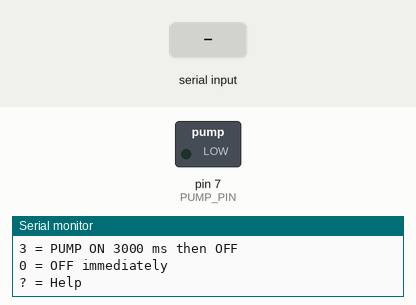
Recording of a sketch running on a simulated Arduino Uno, built with avr-gcc and run on an emulated ATmega328P. Shown: switched loads named in the sketch (green lamp = pin HIGH), the last lines printed to the serial monitor. The test bench sets the inputs (shaded band).

Above: at 1.2 s.
1.3 s: "1\n" received over Serial
At 1.54 s:
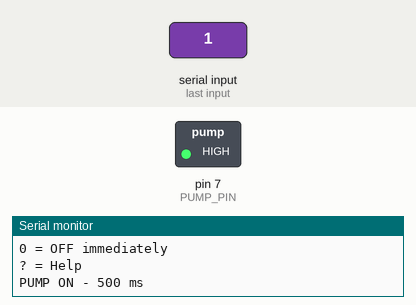
4.7 s: byte 51 ('3') received over Serial
At 5.9 s:
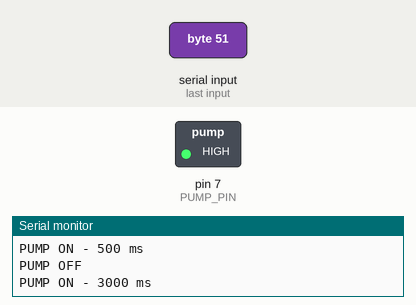
7.7 s: "3\n" received over Serial
At 11.5 s:
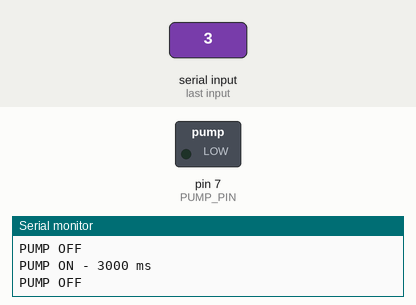
Timing chart, 0 to 11.7 s (numbered marks = the images above; inputs shaded):
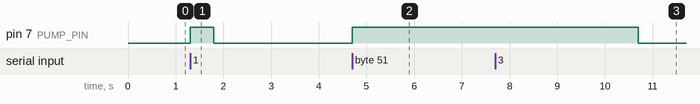

Measured:
- after the input at 1.3 s, pin 7 (PUMP_PIN): LOW → HIGH at once, → LOW 0.50 s later
- after the input at 4.7 s, pin 7 (PUMP_PIN): LOW → HIGH at once
- after the input at 7.7 s, pin 7 (PUMP_PIN): HIGH → LOW after 3.0 s

The sketch:

FOR_CAT_UNO_D7_PUMP_F5305S_TEST.ino
```cpp
/*
  FOR_CAT - Arduino UNO D7 + F5305S water pump test

  F5305S input side:
    UNO D7  -> IN
    UNO GND -> GND (signal input)
  F5305S power/output side:
    DC+ / DC-   -> external DC supply matched to pump rating
    OUT+ / OUT- -> pump + / pump -

  This sketch assumes input is ACTIVE HIGH (IN high = ON),
  as expected when using the module's IN and GND signal terminals.
  Verify on your particular board before connecting the pump.

  Commands (Serial Monitor 115200):
    1: pump 0.5 s
    2: pump 1.5 s
    3: pump 3 s
    0: stop immediately
    ?: print help
  Non-blocking and self-stopping after selected duration.
*/

const byte PUMP_PIN = 7;
const byte PUMP_ON  = HIGH;
const byte PUMP_OFF = LOW;

const unsigned long TEST_1_MS = 500UL;
const unsigned long TEST_2_MS = 1500UL;
const unsigned long TEST_3_MS = 3000UL;

bool pumpRunning = false;
unsigned long startedAt = 0;
unsigned long durationMs = 0;

void stopPump() {
  digitalWrite(PUMP_PIN, PUMP_OFF);
  if (pumpRunning) {
    Serial.println("PUMP OFF");
  }
  pumpRunning = false;
}

void startPump(unsigned long requestedMs) {
  stopPump();
  durationMs = requestedMs;
  startedAt = millis();
  digitalWrite(PUMP_PIN, PUMP_ON);
  pumpRunning = true;
  Serial.print("PUMP ON - ");
  Serial.print(requestedMs);
  Serial.println(" ms");
}

void printHelp() {
  Serial.println("=== FOR_CAT UNO D7 - F5305S PUMP ===");
  Serial.println("1 = PUMP ON 500 ms then OFF");
  Serial.println("2 = PUMP ON 1500 ms then OFF");
  Serial.println("3 = PUMP ON 3000 ms then OFF");
  Serial.println("0 = OFF immediately");
  Serial.println("? = Help");
}

void setup() {
  // Preload output LOW before changing pin to OUTPUT.
  digitalWrite(PUMP_PIN, PUMP_OFF);
  pinMode(PUMP_PIN, OUTPUT);
  Serial.begin(115200);
  stopPump();
  printHelp();
}

void loop() {
  while (Serial.available() > 0) {
    char command = (char)Serial.read();
    if (command == '\r' || command == '\n' || command == ' ') continue;

    switch (command) {
      case '0': stopPump(); Serial.println("STOP COMMAND"); break;
      case '1': startPump(TEST_1_MS); break;
      case '2': startPump(TEST_2_MS); break;
      case '3': startPump(TEST_3_MS); break;
      case '?': printHelp(); break;
      default: Serial.println("Unknown command. Type ?"); break;
    }
  }

  if (pumpRunning && (unsigned long)(millis() - startedAt) >= durationMs) {
    stopPump();
  }
}
```
